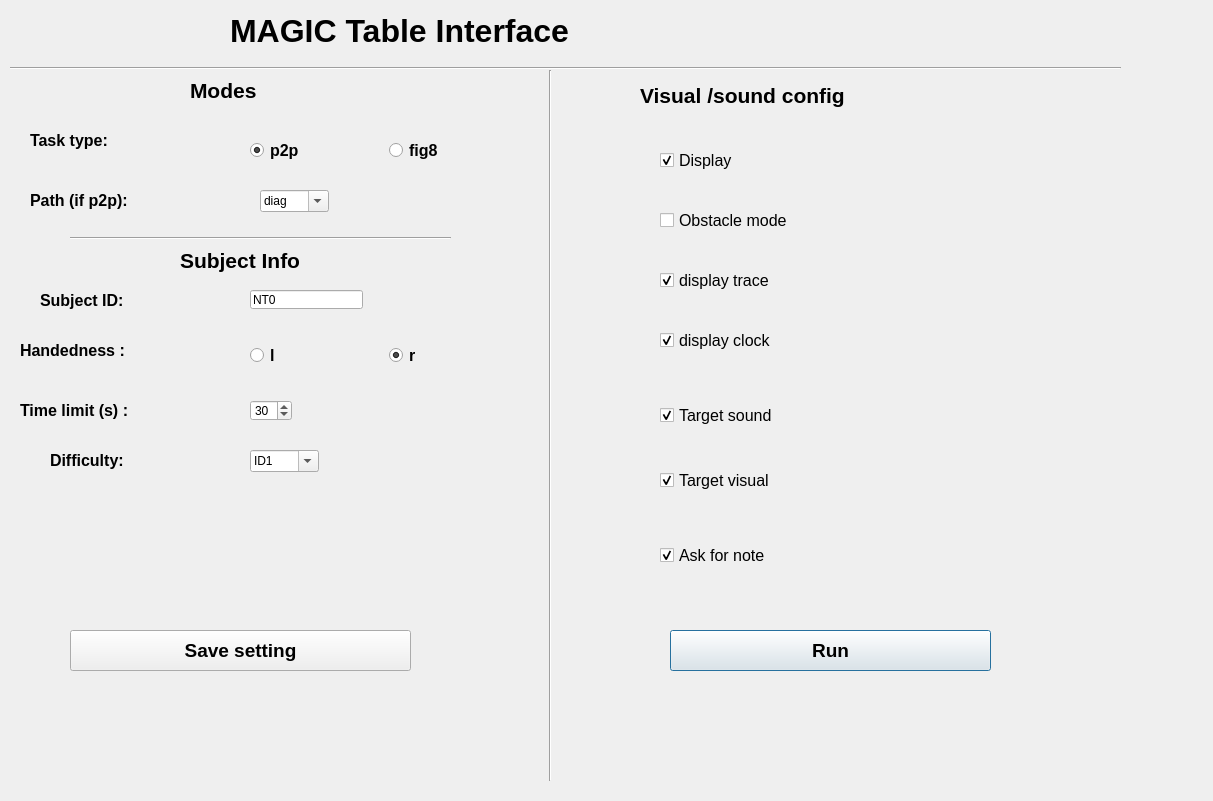
<?xml version="1.0" encoding="UTF-8"?>
<ui version="4.0">
 <class>Dialog</class>
 <widget class="QDialog" name="Dialog">
  <property name="geometry">
   <rect>
    <x>0</x>
    <y>0</y>
    <width>1213</width>
    <height>801</height>
   </rect>
  </property>
  <property name="windowTitle">
   <string>Dialog</string>
  </property>
  <widget class="QSplitter" name="splitter">
   <property name="geometry">
    <rect>
     <x>230</x>
     <y>10</y>
     <width>711</width>
     <height>41</height>
    </rect>
   </property>
   <property name="orientation">
    <enum>Qt::Horizontal</enum>
   </property>
   <widget class="QLabel" name="label">
    <property name="font">
     <font>
      <family>Arial</family>
      <pointsize>24</pointsize>
      <weight>75</weight>
      <bold>true</bold>
     </font>
    </property>
    <property name="text">
     <string>MAGIC Table Interface</string>
    </property>
   </widget>
  </widget>
  <widget class="QWidget" name="layoutWidget">
   <property name="geometry">
    <rect>
     <x>250</x>
     <y>130</y>
     <width>271</width>
     <height>41</height>
    </rect>
   </property>
   <layout class="QHBoxLayout" name="horizontalLayout_3">
    <item>
     <widget class="QRadioButton" name="p2p_radioButton">
      <property name="font">
       <font>
        <family>Arial</family>
        <pointsize>12</pointsize>
        <weight>75</weight>
        <bold>true</bold>
       </font>
      </property>
      <property name="text">
       <string>p2p</string>
      </property>
      <property name="checked">
       <bool>true</bool>
      </property>
     </widget>
    </item>
    <item>
     <widget class="QRadioButton" name="fig8_radioButton">
      <property name="font">
       <font>
        <family>Arial</family>
        <pointsize>12</pointsize>
        <weight>75</weight>
        <bold>true</bold>
       </font>
      </property>
      <property name="text">
       <string>fig8</string>
      </property>
     </widget>
    </item>
   </layout>
  </widget>
  <widget class="QCheckBox" name="obstacle_checkbox">
   <property name="geometry">
    <rect>
     <x>660</x>
     <y>200</y>
     <width>381</width>
     <height>41</height>
    </rect>
   </property>
   <property name="font">
    <font>
     <family>Arial</family>
     <pointsize>12</pointsize>
    </font>
   </property>
   <property name="text">
    <string>Obstacle mode</string>
   </property>
  </widget>
  <widget class="QCheckBox" name="display_trace_checkbox">
   <property name="geometry">
    <rect>
     <x>660</x>
     <y>250</y>
     <width>441</width>
     <height>61</height>
    </rect>
   </property>
   <property name="font">
    <font>
     <family>Arial</family>
     <pointsize>12</pointsize>
    </font>
   </property>
   <property name="text">
    <string>display trace</string>
   </property>
   <property name="checked">
    <bool>true</bool>
   </property>
  </widget>
  <widget class="QLabel" name="label_3">
   <property name="geometry">
    <rect>
     <x>180</x>
     <y>240</y>
     <width>331</width>
     <height>41</height>
    </rect>
   </property>
   <property name="font">
    <font>
     <family>Arial</family>
     <pointsize>16</pointsize>
     <weight>75</weight>
     <bold>true</bold>
    </font>
   </property>
   <property name="cursor">
    <cursorShape>UpArrowCursor</cursorShape>
   </property>
   <property name="text">
    <string>Subject Info</string>
   </property>
  </widget>
  <widget class="QWidget" name="layoutWidget_2">
   <property name="geometry">
    <rect>
     <x>250</x>
     <y>340</y>
     <width>271</width>
     <height>31</height>
    </rect>
   </property>
   <layout class="QHBoxLayout" name="horizontalLayout_5">
    <item>
     <widget class="QRadioButton" name="lh_radioButton">
      <property name="font">
       <font>
        <family>Arial</family>
        <pointsize>12</pointsize>
        <weight>75</weight>
        <bold>true</bold>
       </font>
      </property>
      <property name="text">
       <string>l</string>
      </property>
     </widget>
    </item>
    <item>
     <widget class="QRadioButton" name="rh_radioButton">
      <property name="font">
       <font>
        <family>Arial</family>
        <pointsize>12</pointsize>
        <weight>75</weight>
        <bold>true</bold>
       </font>
      </property>
      <property name="text">
       <string>r</string>
      </property>
      <property name="checked">
       <bool>true</bool>
      </property>
     </widget>
    </item>
   </layout>
  </widget>
  <widget class="QLabel" name="label_4">
   <property name="geometry">
    <rect>
     <x>20</x>
     <y>330</y>
     <width>201</width>
     <height>40</height>
    </rect>
   </property>
   <property name="font">
    <font>
     <family>Arial</family>
     <pointsize>12</pointsize>
     <weight>75</weight>
     <bold>true</bold>
    </font>
   </property>
   <property name="text">
    <string>Handedness :</string>
   </property>
  </widget>
  <widget class="QSpinBox" name="timelimit_spinBox">
   <property name="geometry">
    <rect>
     <x>250</x>
     <y>400</y>
     <width>42</width>
     <height>21</height>
    </rect>
   </property>
   <property name="minimum">
    <number>1</number>
   </property>
   <property name="maximum">
    <number>240</number>
   </property>
   <property name="value">
    <number>30</number>
   </property>
  </widget>
  <widget class="QLabel" name="label_5">
   <property name="geometry">
    <rect>
     <x>20</x>
     <y>390</y>
     <width>201</width>
     <height>40</height>
    </rect>
   </property>
   <property name="font">
    <font>
     <family>Arial</family>
     <pointsize>12</pointsize>
     <weight>75</weight>
     <bold>true</bold>
    </font>
   </property>
   <property name="text">
    <string>Time limit (s) :</string>
   </property>
  </widget>
  <widget class="Line" name="line">
   <property name="geometry">
    <rect>
     <x>70</x>
     <y>230</y>
     <width>381</width>
     <height>16</height>
    </rect>
   </property>
   <property name="orientation">
    <enum>Qt::Horizontal</enum>
   </property>
  </widget>
  <widget class="Line" name="line_2">
   <property name="geometry">
    <rect>
     <x>540</x>
     <y>70</y>
     <width>20</width>
     <height>711</height>
    </rect>
   </property>
   <property name="orientation">
    <enum>Qt::Vertical</enum>
   </property>
  </widget>
  <widget class="Line" name="line_3">
   <property name="geometry">
    <rect>
     <x>10</x>
     <y>60</y>
     <width>1111</width>
     <height>16</height>
    </rect>
   </property>
   <property name="orientation">
    <enum>Qt::Horizontal</enum>
   </property>
  </widget>
  <widget class="QLineEdit" name="sid_lineEdit">
   <property name="geometry">
    <rect>
     <x>250</x>
     <y>290</y>
     <width>113</width>
     <height>19</height>
    </rect>
   </property>
   <property name="text">
    <string>NT0</string>
   </property>
  </widget>
  <widget class="QLabel" name="label_6">
   <property name="geometry">
    <rect>
     <x>40</x>
     <y>280</y>
     <width>151</width>
     <height>40</height>
    </rect>
   </property>
   <property name="font">
    <font>
     <family>Arial</family>
     <pointsize>12</pointsize>
     <weight>75</weight>
     <bold>true</bold>
    </font>
   </property>
   <property name="text">
    <string>Subject ID:</string>
   </property>
  </widget>
  <widget class="QCheckBox" name="display_clock_checkbox">
   <property name="geometry">
    <rect>
     <x>660</x>
     <y>310</y>
     <width>301</width>
     <height>61</height>
    </rect>
   </property>
   <property name="font">
    <font>
     <family>Arial</family>
     <pointsize>12</pointsize>
    </font>
   </property>
   <property name="text">
    <string>display clock</string>
   </property>
   <property name="checked">
    <bool>true</bool>
   </property>
  </widget>
  <widget class="QCheckBox" name="target_sound_checkbox">
   <property name="geometry">
    <rect>
     <x>660</x>
     <y>370</y>
     <width>211</width>
     <height>91</height>
    </rect>
   </property>
   <property name="font">
    <font>
     <family>Arial</family>
     <pointsize>12</pointsize>
    </font>
   </property>
   <property name="text">
    <string>Target sound</string>
   </property>
   <property name="checked">
    <bool>true</bool>
   </property>
  </widget>
  <widget class="QCheckBox" name="target_visual_checbox">
   <property name="geometry">
    <rect>
     <x>660</x>
     <y>450</y>
     <width>381</width>
     <height>61</height>
    </rect>
   </property>
   <property name="font">
    <font>
     <family>Arial</family>
     <pointsize>12</pointsize>
    </font>
   </property>
   <property name="text">
    <string>Target visual</string>
   </property>
   <property name="checked">
    <bool>true</bool>
   </property>
  </widget>
  <widget class="QCheckBox" name="ask_for_note_checkbox">
   <property name="geometry">
    <rect>
     <x>660</x>
     <y>530</y>
     <width>381</width>
     <height>51</height>
    </rect>
   </property>
   <property name="font">
    <font>
     <family>Arial</family>
     <pointsize>12</pointsize>
    </font>
   </property>
   <property name="text">
    <string>Ask for note</string>
   </property>
   <property name="checked">
    <bool>true</bool>
   </property>
  </widget>
  <widget class="QLabel" name="label_7">
   <property name="geometry">
    <rect>
     <x>640</x>
     <y>50</y>
     <width>401</width>
     <height>91</height>
    </rect>
   </property>
   <property name="font">
    <font>
     <family>Arial</family>
     <pointsize>16</pointsize>
     <weight>75</weight>
     <bold>true</bold>
    </font>
   </property>
   <property name="cursor">
    <cursorShape>UpArrowCursor</cursorShape>
   </property>
   <property name="text">
    <string>Visual /sound config</string>
   </property>
  </widget>
  <widget class="QLabel" name="label_8">
   <property name="geometry">
    <rect>
     <x>190</x>
     <y>70</y>
     <width>321</width>
     <height>41</height>
    </rect>
   </property>
   <property name="font">
    <font>
     <family>Arial</family>
     <pointsize>16</pointsize>
     <weight>75</weight>
     <bold>true</bold>
    </font>
   </property>
   <property name="cursor">
    <cursorShape>UpArrowCursor</cursorShape>
   </property>
   <property name="text">
    <string>Modes</string>
   </property>
  </widget>
  <widget class="QLabel" name="label_9">
   <property name="geometry">
    <rect>
     <x>30</x>
     <y>120</y>
     <width>151</width>
     <height>40</height>
    </rect>
   </property>
   <property name="font">
    <font>
     <family>Arial</family>
     <pointsize>12</pointsize>
     <weight>75</weight>
     <bold>true</bold>
    </font>
   </property>
   <property name="text">
    <string>Task type:</string>
   </property>
  </widget>
  <widget class="QLabel" name="label_10">
   <property name="geometry">
    <rect>
     <x>30</x>
     <y>180</y>
     <width>191</width>
     <height>40</height>
    </rect>
   </property>
   <property name="font">
    <font>
     <family>Arial</family>
     <pointsize>12</pointsize>
     <weight>75</weight>
     <bold>true</bold>
    </font>
   </property>
   <property name="text">
    <string>Path (if p2p):</string>
   </property>
  </widget>
  <widget class="QLabel" name="label_11">
   <property name="geometry">
    <rect>
     <x>50</x>
     <y>440</y>
     <width>191</width>
     <height>40</height>
    </rect>
   </property>
   <property name="font">
    <font>
     <family>Arial</family>
     <pointsize>12</pointsize>
     <weight>75</weight>
     <bold>true</bold>
    </font>
   </property>
   <property name="text">
    <string>Difficulty:</string>
   </property>
  </widget>
  <widget class="QComboBox" name="path_comboBox">
   <property name="geometry">
    <rect>
     <x>260</x>
     <y>190</y>
     <width>69</width>
     <height>22</height>
    </rect>
   </property>
   <property name="editable">
    <bool>true</bool>
   </property>
   <property name="currentText">
    <string>diag</string>
   </property>
   <property name="currentIndex">
    <number>0</number>
   </property>
   <item>
    <property name="text">
     <string>diag</string>
    </property>
   </item>
   <item>
    <property name="text">
     <string>hori</string>
    </property>
   </item>
   <item>
    <property name="text">
     <string>cur</string>
    </property>
   </item>
  </widget>
  <widget class="QComboBox" name="id_comboBox">
   <property name="geometry">
    <rect>
     <x>250</x>
     <y>450</y>
     <width>69</width>
     <height>22</height>
    </rect>
   </property>
   <property name="editable">
    <bool>true</bool>
   </property>
   <property name="currentText">
    <string extracomment="ID1: No Ball condition">ID1</string>
   </property>
   <item>
    <property name="text">
     <string>ID1</string>
    </property>
   </item>
   <item>
    <property name="text">
     <string>ID2</string>
    </property>
   </item>
   <item>
    <property name="text">
     <string>ID3</string>
    </property>
   </item>
   <item>
    <property name="text">
     <string>ID4</string>
    </property>
   </item>
  </widget>
  <widget class="QPushButton" name="run_pushButton">
   <property name="geometry">
    <rect>
     <x>670</x>
     <y>630</y>
     <width>321</width>
     <height>41</height>
    </rect>
   </property>
   <property name="font">
    <font>
     <family>Arial</family>
     <pointsize>14</pointsize>
     <weight>75</weight>
     <bold>true</bold>
    </font>
   </property>
   <property name="text">
    <string>Run</string>
   </property>
  </widget>
  <widget class="QCheckBox" name="display_checkbox">
   <property name="geometry">
    <rect>
     <x>660</x>
     <y>130</y>
     <width>161</width>
     <height>61</height>
    </rect>
   </property>
   <property name="font">
    <font>
     <family>Arial</family>
     <pointsize>12</pointsize>
    </font>
   </property>
   <property name="text">
    <string>Display </string>
   </property>
   <property name="checked">
    <bool>true</bool>
   </property>
  </widget>
  <widget class="QPushButton" name="save_setting_pushButton">
   <property name="geometry">
    <rect>
     <x>70</x>
     <y>630</y>
     <width>341</width>
     <height>41</height>
    </rect>
   </property>
   <property name="font">
    <font>
     <family>Arial</family>
     <pointsize>14</pointsize>
     <weight>75</weight>
     <bold>true</bold>
    </font>
   </property>
   <property name="text">
    <string>Save setting</string>
   </property>
  </widget>
  <zorder>layoutWidget</zorder>
  <zorder>splitter</zorder>
  <zorder>obstacle_checkbox</zorder>
  <zorder>display_trace_checkbox</zorder>
  <zorder>label_3</zorder>
  <zorder>layoutWidget_2</zorder>
  <zorder>label_4</zorder>
  <zorder>timelimit_spinBox</zorder>
  <zorder>label_5</zorder>
  <zorder>line</zorder>
  <zorder>line_2</zorder>
  <zorder>line_3</zorder>
  <zorder>sid_lineEdit</zorder>
  <zorder>label_6</zorder>
  <zorder>display_clock_checkbox</zorder>
  <zorder>target_sound_checkbox</zorder>
  <zorder>target_visual_checbox</zorder>
  <zorder>ask_for_note_checkbox</zorder>
  <zorder>label_7</zorder>
  <zorder>label_8</zorder>
  <zorder>label_9</zorder>
  <zorder>label_10</zorder>
  <zorder>label_11</zorder>
  <zorder>path_comboBox</zorder>
  <zorder>id_comboBox</zorder>
  <zorder>run_pushButton</zorder>
  <zorder>display_checkbox</zorder>
  <zorder>save_setting_pushButton</zorder>
 </widget>
 <resources/>
 <connections/>
</ui>
